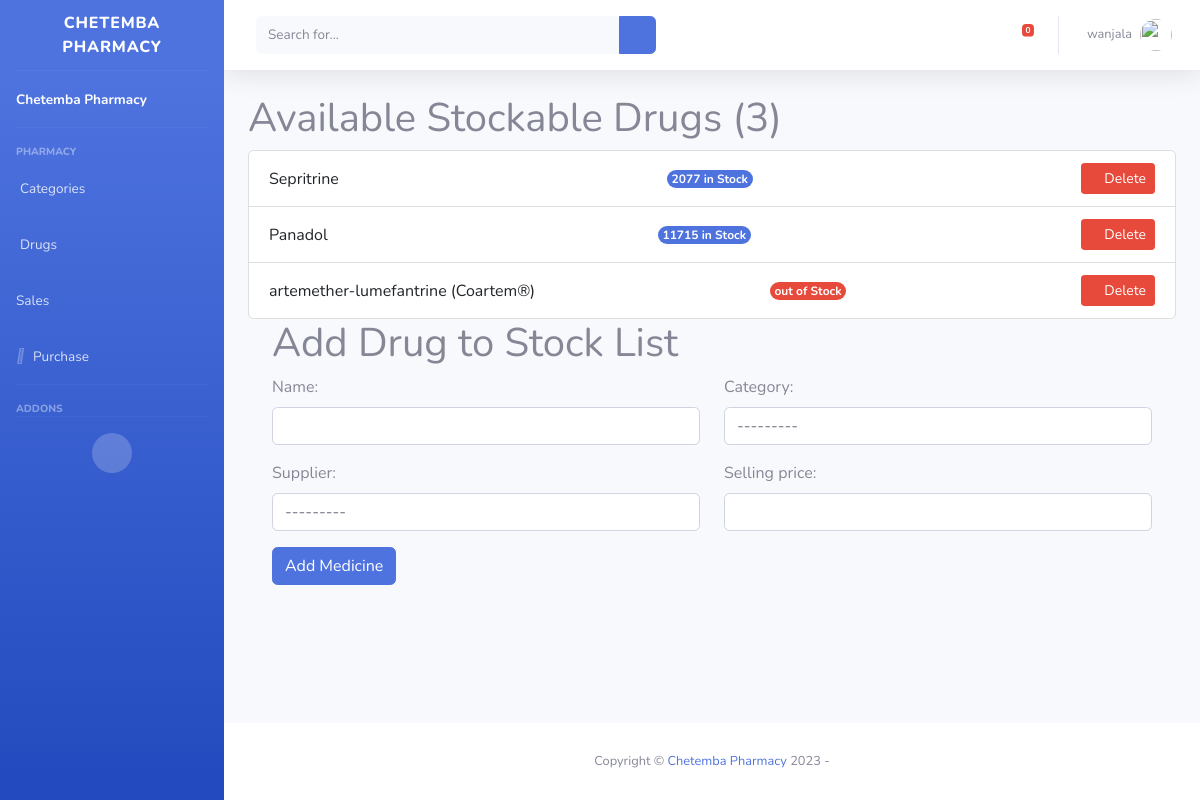
/medicines/ (signed in), run on an earlier commit of the app's database.
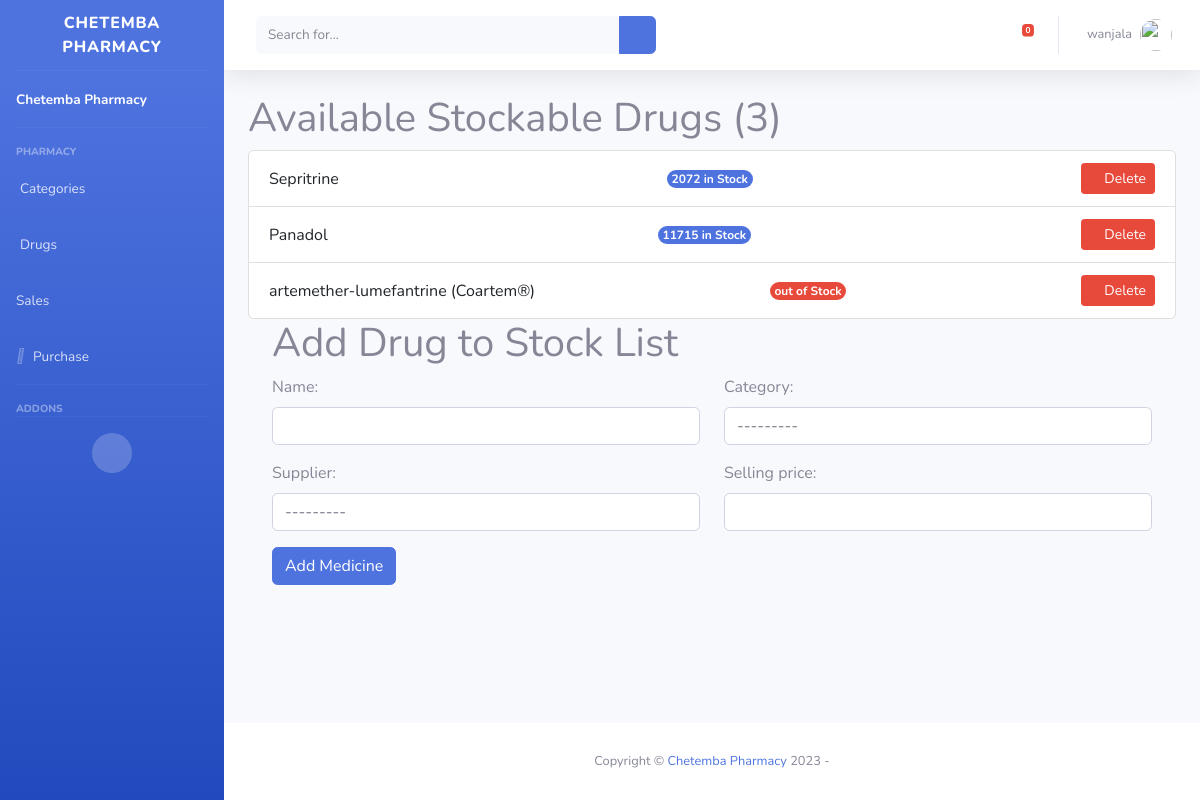
And on a later commit of the database.
### pharmacy/models.py (models this page shows, shortened)
class Medicine(models.Model):
    name = models.CharField(max_length=200, unique=True)
    category = models.ForeignKey(Category, on_delete=models.CASCADE)
    supplier = models.ForeignKey(Supplier, on_delete=models.CASCADE)
    selling_price = models.DecimalField(max_digits=10, decimal_places=2)

class Stock(models.Model):
    medicine = models.OneToOneField(Medicine, on_delete=models.CASCADE)
    quantity = models.PositiveIntegerField(default=0)

### pharmacy/views.py (the view)
# urls.py: path('medicines/', views.medicines, name='medicines'),
@login_required(login_url='login')
def medicines(request):
    if request.user.is_superuser:
        if request.method == 'POST':
            form = MedicineForm(request.POST)
            if form.is_valid():
                form.save()
                return redirect('medicines')
    medicines = Medicine.objects.all()
    form = MedicineForm()
    return render(request, 'pharmacy/medicines.html', {'medicines': medicines, 'form': form})

### pharmacy/forms/forms.py
class MedicineForm(forms.ModelForm):
    class Meta:
        model = Medicine
        fields = '__all__'
    def __init__(self, *args, **kwargs):
        super().__init__(*args, **kwargs)
        for field_name, field in self.fields.items():
            field.widget.attrs['class'] = 'form-control'

### pharmacy/context_processors.py (called while the page is built)
def expired_medicine_logs(request):
    expired_logs = ExpiredMedicineLog.objects.all()
    return {'expired_logs': expired_logs}

### pharmacy/models.py (called while the page is built)
    def __str__(self):
        return self.name

    def __str__(self):
        return self.name

### pharmacy/templates/pharmacy/medicines.html (shortened to what this page needs)
{% extends 'main.html' %}
{% load static %}
{% block content %}
    <section id="page-top">
        <div id="wrapper">
            {% include 'pharmacy/sideBar.html' %}
            <div id="content-wrapper" class="d-flex flex-column">
                <div id="content">
                    {% include 'pharmacy/topAppBar.html' %}
                    {% include 'pharmacy/medicines_list.html' %}
                    </div>
                {% include 'footer.html' %}
            </div>
        </div>
    </section>
{% endblock %}

### pharmacy/templates/pharmacy/medicines_list.html (shortened to what this page needs)
 <div class="container">
        <h1>Available Stockable Drugs ({{ medicines.count }})</h1>
        <ul class="list-group">
            {% for medicine in medicines %}
                <li class="list-group-item d-flex justify-content-between align-items-center">
            <span>{{ medicine.name }}</span>
            {% if medicine.stock.quantity %}
            	<span class="badge bg-primary rounded-pill">{{ medicine.stock.quantity }} in Stock</span>
            {% else %}
            	<span class="badge bg-danger rounded-pill">{{ medicine.stock.quantity }} out of Stock</span>
            {% endif %}
                {% if request.user.is_superuser %}
                <form method="post" action="{% url 'delete_medicine' medicine.id %}">
                    <button type="submit" class="btn btn-danger btn-sm">
                        <i class="fas fa-trash-alt"></i> Delete
                    </button>
                </form>
                {% endif %}
            </li>
            {% endfor %}
        </ul>
{% if request.user.is_superuser %}
	{% include 'pharmacy/add_medicine.html' %}
{% endif %}
    </div>

What changed in the data, as far as the page shows it:
changed through a linked row, Medicine "Sepritrine": stock.quantity "2077" → "2072"
